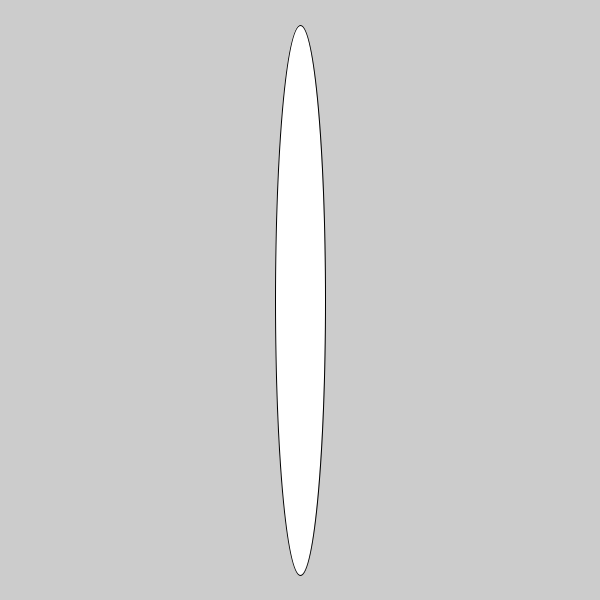
Frame 1 (no input)
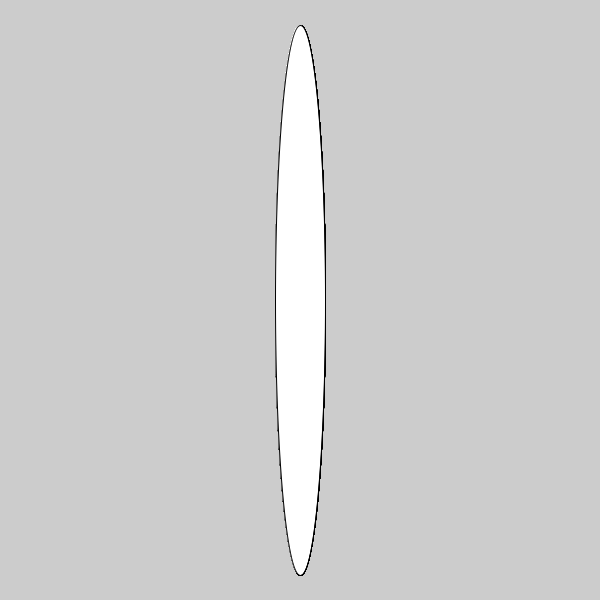
Frame 60 (the mouse pressed at the canvas centre just before this capture)
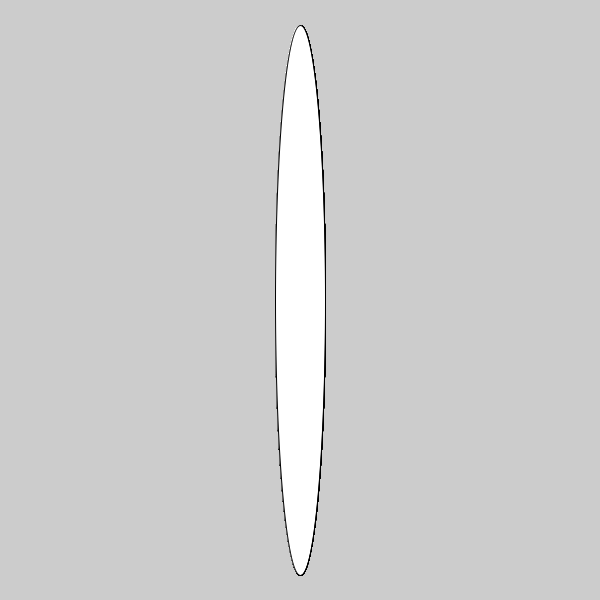
Frame 120 (the mouse held since frame 60 and released just before this capture)

The Processing sketch that drew these frames (run headless with seeded random() and noise(); from frame 60 on, the mouse is pressed at the canvas centre):

// Processing sketch: Lesson8
// ── Lesson8.pde
int ballWidth;
int ballHeight;

void setup () {
  size(600, 600);
  ballWidth = 50;
  ballHeight = 550;
}

void draw () {
  ellipse(300, 300, ballWidth, ballHeight);
  if (mousePressed == true) {
    if (mouseButton == LEFT) {
      ballWidth = ballWidth + 1;
    }
    if (mouseButton == RIGHT) {
      ballHeight = ballHeight - 1;
    }
  }
}
